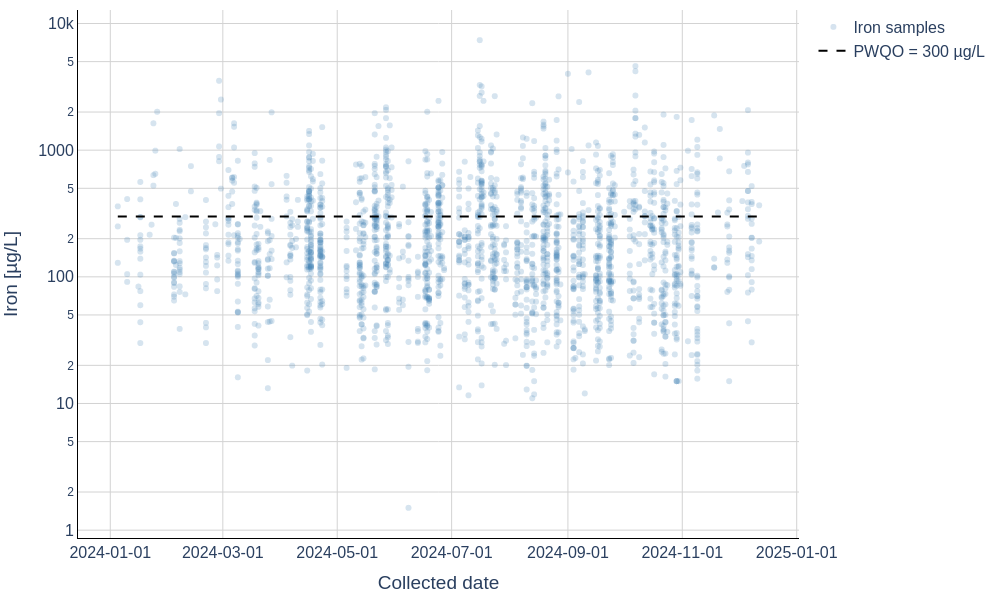

Here is the Python script that generated this plot:
# filename: iron_timeseries_2024.py
import os
import sys
from datetime import datetime
import pandas as pd
import numpy as np
import plotly.graph_objects as go

def safe_float(x):
    try:
        if pd.isna(x):
            return np.nan
        s = str(x).strip().replace(",", "")
        return float(s)
    except Exception:
        return np.nan

def parse_iron_result(result_raw, result_call, value_qualifier, detection_limit):
    """
    Return tuple (iron_ugL (float or np.nan), censored_flag (bool))
    Rules:
      - If Results starts with '<' OR Value Qualifier == '<' OR Result Call == 'BDL':
          iron = 0.5 * detection_limit (assume DL in ug/L). censored_flag = True
      - Else parse numeric from Results. censored_flag = False
    """
    result = "" if pd.isna(result_raw) else str(result_raw).strip()
    rc = "" if pd.isna(result_call) else str(result_call).strip()
    vq = "" if pd.isna(value_qualifier) else str(value_qualifier).strip()
    dl = detection_limit

    censored = False
    if isinstance(result, str) and result.startswith("<"):
        censored = True
    if vq == "<":
        censored = True
    if str(rc).upper() == "BDL":
        censored = True

    dl_num = safe_float(dl)

    if censored:
        if not np.isnan(dl_num):
            return (0.5 * dl_num, True)
        # fallback: try parse numeric after '<'
        if isinstance(result, str) and result.startswith("<"):
            tail = result.lstrip("<").strip()
            token = ""
            for ch in tail:
                if ch.isdigit() or ch in ".-+eE":
                    token += ch
                else:
                    break
            try:
                val = float(token)
                return (0.5 * val, True)
            except Exception:
                return (np.nan, True)
        return (np.nan, True)

    # not censored -> parse numeric token
    if isinstance(result, str):
        s = result.replace(",", "")
        tokens = s.split()
        for tok in tokens:
            try:
                val = float(tok)
                return (val, False)
            except Exception:
                continue
    # final fallback
    return (safe_float(result), False)

def main():
    py_filename = os.path.basename(__file__)
    excel_file = "Ontario_PWQMN_2024.xlsx"
    sheet_name = "Data"

    base = "iron_timeseries_2024"
    out_py = py_filename
    out_csv = f"{base}.csv"
    out_html = f"{base}.html"
    out_png = f"{base}.png"

    # Read Excel Data sheet
    try:
        df = pd.read_excel(excel_file, sheet_name=sheet_name, engine="openpyxl", dtype=object)
    except Exception as e:
        print(f"ERROR reading '{sheet_name}' from '{excel_file}': {e}", file=sys.stderr)
        raise

    # Validate required columns
    required = {"Collected", "Analyte", "Results", "Result Call", "Value Qualifier", "Detection Limit", "Collection Site"}
    missing = required - set(df.columns)
    if missing:
        raise KeyError(f"Missing required columns in Data sheet: {missing}")

    # Filter to Analyte == "Iron"
    df_iron = df[df["Analyte"].astype(str).str.strip() == "Iron"].copy()

    # Parse Collected to datetime (mixed formats); coerce errors to NaT and drop them
    # Try infer_datetime_format and also attempt forgiving parsing for strings
    df_iron["Collected date"] = pd.to_datetime(df_iron["Collected"], errors="coerce", infer_datetime_format=True)

    # For rows where parsing failed, try a secondary attempt by stripping time and common formats
    mask_na_dates = df_iron["Collected date"].isna()
    if mask_na_dates.any():
        def try_parse_mixed(x):
            if pd.isna(x):
                return pd.NaT
            s = str(x).strip()
            # Attempt common alternative formats
            fmts = ["%m/%d/%Y", "%Y-%m-%d %H:%M:%S", "%Y-%m-%d", "%d/%m/%Y"]
            for f in fmts:
                try:
                    return pd.to_datetime(datetime.strptime(s, f))
                except Exception:
                    continue
            # Last resort: pandas parse
            try:
                return pd.to_datetime(s, errors="coerce", infer_datetime_format=True)
            except Exception:
                return pd.NaT
        df_iron.loc[mask_na_dates, "Collected date"] = df_iron.loc[mask_na_dates, "Collected"].apply(try_parse_mixed)

    # Drop rows with invalid/unparsed dates
    df_iron = df_iron[~df_iron["Collected date"].isna()].copy()

    # Compute Iron [µg/L] and censored flag
    parsed = df_iron.apply(
        lambda r: parse_iron_result(
            r.get("Results", ""),
            r.get("Result Call", ""),
            r.get("Value Qualifier", ""),
            r.get("Detection Limit", np.nan)
        ), axis=1
    )
    # parsed is a Series of tuples; expand
    df_iron["Iron_value"], df_iron["Censored_flag"] = zip(*parsed)

    # Drop rows where Iron_value is NaN or <= 0 (required for log scale)
    df_iron = df_iron[df_iron["Iron_value"].notna()].copy()
    # Convert to numeric float
    df_iron["Iron_value"] = df_iron["Iron_value"].astype(float)
    df_iron = df_iron[df_iron["Iron_value"] > 0].copy()

    # Prepare plotted dataframe with required CSV columns:
    # Collected date [YYYY-MM-DD], Collection site, Iron [µg/L], Censored flag [true/false], Detection limit [µg/L], Results (raw)
    df_plot = pd.DataFrame({
        "Collected date [YYYY-MM-DD]": df_iron["Collected date"].dt.strftime("%Y-%m-%d"),
        "Collection site": df_iron["Collection Site"].astype(str).fillna(""),
        "Iron [µg/L]": df_iron["Iron_value"].astype(float),
        "Censored flag [true/false]": df_iron["Censored_flag"].apply(lambda x: "true" if bool(x) else "false"),
        "Detection limit [µg/L]": df_iron["Detection Limit"].apply(lambda x: "" if pd.isna(x) else str(x)),
        "Results (raw)": df_iron["Results"].astype(str).fillna("")
    })

    # Sort by date for plotting convenience (not required but helpful)
    df_plot["Collected date_dt"] = pd.to_datetime(df_plot["Collected date [YYYY-MM-DD]"], format="%Y-%m-%d", errors="coerce")
    df_plot = df_plot.sort_values("Collected date_dt").reset_index(drop=True)

    # Save CSV of exact plotted dataset (only the columns requested, in that order)
    df_csv_out = df_plot.loc[:, [
        "Collected date [YYYY-MM-DD]",
        "Collection site",
        "Iron [µg/L]",
        "Censored flag [true/false]",
        "Detection limit [µg/L]",
        "Results (raw)"
    ]].copy()
    df_csv_out.to_csv(out_csv, index=False, encoding="utf-8")

    # Build Plotly scatter (time series) with log y-axis
    # Marker specs: small size (6), high transparency (opacity 0.2)
    trace_points = go.Scatter(
        x=df_plot["Collected date_dt"],
        y=df_plot["Iron [µg/L]"],
        mode="markers",
        marker=dict(
            size=6,
            color="steelblue",
            opacity=0.22,
            line=dict(width=0)
        ),
        name="Iron samples",
        hovertemplate=(
            "Date: %{x|%Y-%m-%d}<br>"
            "Iron [µg/L]: %{y:.3f}<br>"
            "Collection site: %{customdata[0]}<br>"
            "Censored: %{customdata[1]}<br>"
            "Results (raw): %{customdata[2]}<extra></extra>"
        ),
        customdata=np.stack([
            df_csv_out["Collection site"].astype(str),
            df_csv_out["Censored flag [true/false]"].astype(str),
            df_csv_out["Results (raw)"].astype(str)
        ], axis=-1)
    )

    # PWQO horizontal line at 300 µg/L
    trace_pwqo = go.Scatter(
        x=[df_plot["Collected date_dt"].min(), df_plot["Collected date_dt"].max()],
        y=[300.0, 300.0],
        mode="lines",
        line=dict(color="black", dash="dash"),
        name="PWQO = 300 µg/L",
        hoverinfo="skip"
    )

    # Compose figure
    fig = go.Figure(data=[trace_points, trace_pwqo])

    # Layout per requirements: plotly_white, black axis lines and ticks, font size 16, no title
    fig.update_layout(
        template="plotly_white",
        font=dict(size=16),
        xaxis=dict(
            title="Collected date",
            showgrid=True,
            gridcolor="lightgrey",
            linecolor="black",
            tickformat="%Y-%m-%d"
        ),
        yaxis=dict(
            title="Iron [µg/L]",
            type="log",
            showgrid=True,
            gridcolor="lightgrey",
            linecolor="black",
            # Ensure ticks are shown in reasonable places; allow automatic tick spacing
        ),
        margin=dict(l=60, r=20, t=10, b=60),
        showlegend=True
    )

    # Ensure gridlines are visible for log scale: set minor/major grid visible by enabling autorange ticks
    # Plotly will handle log ticks; we keep default ticks for readability.

    # Save HTML (responsive, include_plotlyjs='cdn')
    try:
        fig.write_html(out_html, include_plotlyjs="cdn", full_html=True)
    except Exception as e:
        print(f"ERROR saving HTML '{out_html}': {e}", file=sys.stderr)
        raise

    # Save PNG via kaleido 1000x600
    try:
        fig.write_image(out_png, width=1000, height=600, scale=1)
    except Exception as e:
        print(f"ERROR saving PNG '{out_png}': {e}", file=sys.stderr)
        print("Make sure the 'kaleido' package is installed.", file=sys.stderr)
        raise

    # Print created filenames and python filename to terminal as required
    print(out_py)
    print(out_csv)
    print(out_html)
    print(out_png)

if __name__ == "__main__":
    # local import for numpy used in customdata stack
    import numpy as np
    main()
